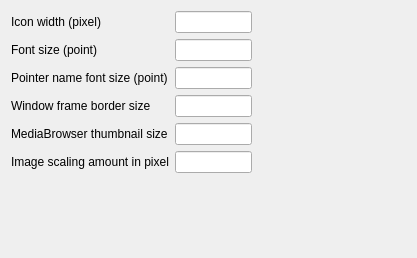
<?xml version="1.0" encoding="UTF-8"?>
<ui version="4.0">
 <class>GuiSettingDialog</class>
 <widget class="QDialog" name="GuiSettingDialog">
  <property name="geometry">
   <rect>
    <x>0</x>
    <y>0</y>
    <width>417</width>
    <height>258</height>
   </rect>
  </property>
  <property name="windowTitle">
   <string>Dialog</string>
  </property>
  <layout class="QFormLayout" name="formLayout">
   <property name="fieldGrowthPolicy">
    <enum>QFormLayout::AllNonFixedFieldsGrow</enum>
   </property>
   <item row="0" column="0">
    <widget class="QLabel" name="label_4">
     <property name="text">
      <string>Icon width (pixel)</string>
     </property>
     <property name="alignment">
      <set>Qt::AlignRight|Qt::AlignTrailing|Qt::AlignVCenter</set>
     </property>
    </widget>
   </item>
   <item row="0" column="1">
    <layout class="QHBoxLayout" name="horizontalLayout_4" stretch="1,2">
     <item>
      <widget class="QLineEdit" name="iconWidth"/>
     </item>
     <item>
      <spacer name="horizontalSpacer_3">
       <property name="orientation">
        <enum>Qt::Horizontal</enum>
       </property>
       <property name="sizeHint" stdset="0">
        <size>
         <width>40</width>
         <height>20</height>
        </size>
       </property>
      </spacer>
     </item>
    </layout>
   </item>
   <item row="1" column="0">
    <widget class="QLabel" name="label">
     <property name="text">
      <string>Font size (point)</string>
     </property>
     <property name="alignment">
      <set>Qt::AlignRight|Qt::AlignTrailing|Qt::AlignVCenter</set>
     </property>
    </widget>
   </item>
   <item row="1" column="1">
    <layout class="QHBoxLayout" name="horizontalLayout" stretch="1,2">
     <item>
      <widget class="QLineEdit" name="fontSizeLineEdit"/>
     </item>
     <item>
      <spacer name="horizontalSpacer">
       <property name="orientation">
        <enum>Qt::Horizontal</enum>
       </property>
       <property name="sizeHint" stdset="0">
        <size>
         <width>40</width>
         <height>20</height>
        </size>
       </property>
      </spacer>
     </item>
    </layout>
   </item>
   <item row="2" column="0">
    <widget class="QLabel" name="label_3">
     <property name="text">
      <string>Pointer name font size (point)</string>
     </property>
    </widget>
   </item>
   <item row="2" column="1">
    <layout class="QHBoxLayout" name="horizontalLayout_3" stretch="1,2">
     <item>
      <widget class="QLineEdit" name="pointerFontSizeLineEdit"/>
     </item>
     <item>
      <spacer name="horizontalSpacer_2">
       <property name="orientation">
        <enum>Qt::Horizontal</enum>
       </property>
       <property name="sizeHint" stdset="0">
        <size>
         <width>40</width>
         <height>20</height>
        </size>
       </property>
      </spacer>
     </item>
    </layout>
   </item>
   <item row="3" column="0">
    <widget class="QLabel" name="label_2">
     <property name="text">
      <string>Window frame border size</string>
     </property>
    </widget>
   </item>
   <item row="3" column="1">
    <layout class="QHBoxLayout" name="horizontalLayout_2" stretch="1,2">
     <item>
      <widget class="QLineEdit" name="framemargin"/>
     </item>
     <item>
      <spacer name="horizontalSpacer_4">
       <property name="orientation">
        <enum>Qt::Horizontal</enum>
       </property>
       <property name="sizeHint" stdset="0">
        <size>
         <width>40</width>
         <height>20</height>
        </size>
       </property>
      </spacer>
     </item>
    </layout>
   </item>
   <item row="4" column="0">
    <widget class="QLabel" name="MediaBrowserlabel">
     <property name="text">
      <string>MediaBrowser thumbnail size</string>
     </property>
    </widget>
   </item>
   <item row="4" column="1">
    <layout class="QHBoxLayout" name="horizontalLayout_5" stretch="1,2">
     <item>
      <widget class="QLineEdit" name="thumbnailsize"/>
     </item>
     <item>
      <spacer name="horizontalSpacer_5">
       <property name="orientation">
        <enum>Qt::Horizontal</enum>
       </property>
       <property name="sizeHint" stdset="0">
        <size>
         <width>40</width>
         <height>20</height>
        </size>
       </property>
      </spacer>
     </item>
    </layout>
   </item>
   <item row="5" column="0">
    <widget class="QLabel" name="label_5">
     <property name="toolTip">
      <string>&lt;html&gt;&lt;head/&gt;&lt;body&gt;&lt;p&gt;Image type widgets can be resized with pointer wheel movement. This value sets the amount of resizing for each mouse wheel tick.&lt;/p&gt;&lt;/body&gt;&lt;/html&gt;</string>
     </property>
     <property name="text">
      <string>Image scaling amount in pixel</string>
     </property>
    </widget>
   </item>
   <item row="5" column="1">
    <layout class="QHBoxLayout" name="horizontalLayout_6" stretch="1,2">
     <item>
      <widget class="QLineEdit" name="imgScalingAmount"/>
     </item>
     <item>
      <spacer name="horizontalSpacer_7">
       <property name="orientation">
        <enum>Qt::Horizontal</enum>
       </property>
       <property name="sizeHint" stdset="0">
        <size>
         <width>40</width>
         <height>20</height>
        </size>
       </property>
      </spacer>
     </item>
    </layout>
   </item>
  </layout>
 </widget>
 <resources/>
 <connections/>
</ui>
